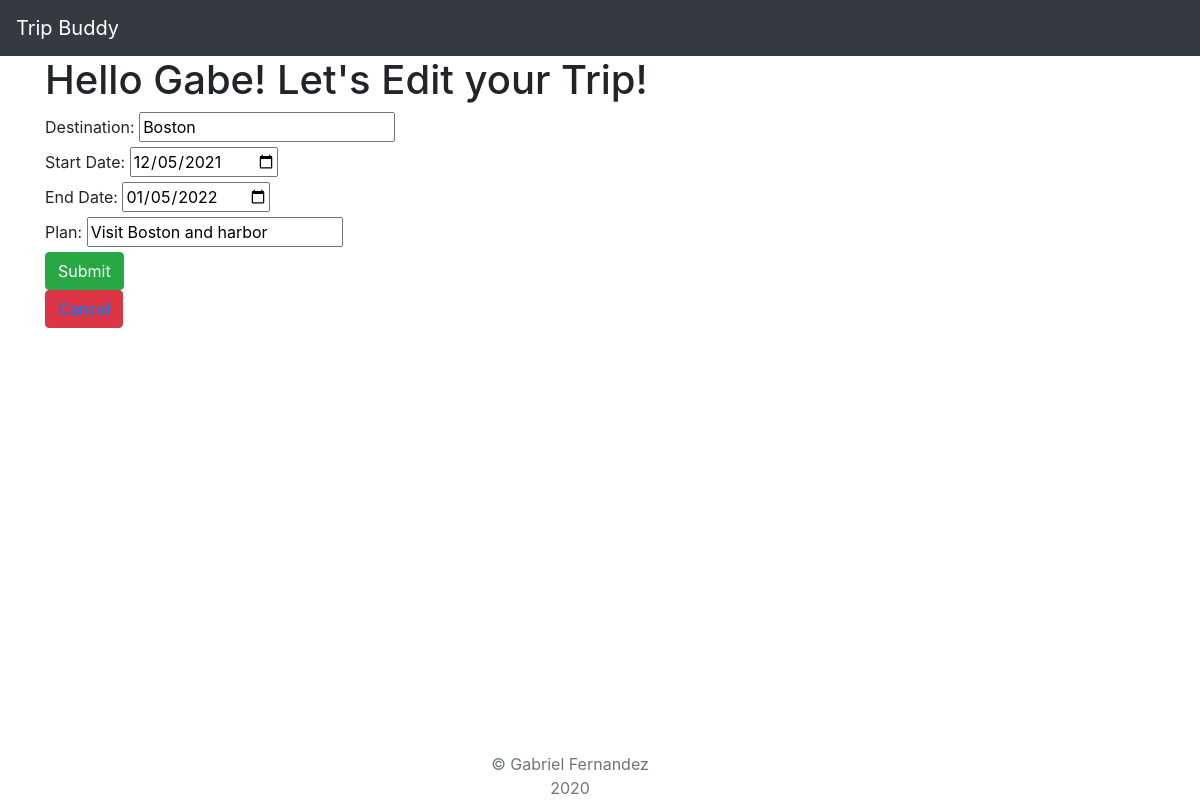
/trips/edit/9 (signed in), run on the app's committed database.
### main/models.py (models this page shows)
class User(models.Model):
    first_name=models.CharField(max_length=100)
    last_name=models.CharField(max_length=100)
    email=models.EmailField(max_length=100)
    password=models.CharField(max_length=100)
    created_at=models.DateTimeField(auto_now_add=True)
    updated_at=models.DateTimeField(auto_now=True)
    objects=UserManager()

class Trip(models.Model):
    destination=models.CharField(max_length=100)
    start_date=models.DateField()
    end_date=models.DateField()
    plan=models.CharField(max_length=200)
    created_at=models.DateTimeField(auto_now_add=True)
    updated_at=models.DateTimeField(auto_now=True)
    user=models.ForeignKey(User, related_name="trips", on_delete = models.CASCADE)
    objects=TripManager()

### main/views.py (the view)
# urls.py: path("trips/edit/<int:trip_id>", views.edit_trip_page),
def edit_trip_page(request, trip_id):
    if "user_id" not in request.session:
        messages.error(request, "Please login or register first.")
        return redirect("/")
    trip=Trip.objects.get(id=trip_id)
    trip.start_date=trip.start_date.strftime("%Y-%m-%d")
    trip.end_date=trip.end_date.strftime("%Y-%m-%d")
    context={
        "trip": trip,
        "user":User.objects.get(id=request.session["user_id"]),
    }
    return render (request, "edit-trip.html", context)

### main/templates/edit-trip.html (shortened to what this page needs)
<!DOCTYPE html>
<html lang="en">
<head>
</head>
<body>
    {%extends "base.html"%}
    {%block content%}
    <h1>Hello {{user.first_name}}! Let's Edit your Trip!</h1>
    <form action="/trips/edit/{{trip.id}}/update" method="POST">
        <div>
            <label>Destination: </label>
            <input type="text" name="destination" value="{{trip.destination}}">
        </div>
        <div>
            <label>Start Date:</label>
            <input type="date" name="start_date" value="{{trip.start_date}}">
        </div>
        <div>
            <label>End Date:</label>
            <input type="date" name="end_date" value="{{trip.end_date}}">
        </div>
        <div>
            <label>Plan:</label>
            <input type="text" name="plan" value="{{trip.plan}}">
        </div>
        <button type="submit" class="btn btn-success">Submit</button>
    </form>
    <button class="btn btn-danger"><a href="/dashboard">Cancel</a></button>
    {%endblock%}

### data on the page
User: first_name "Gabe"
Trip: destination "Boston", start_date "12/05/2021", end_date "01/05/2022", plan "Visit Boston and harbor"
